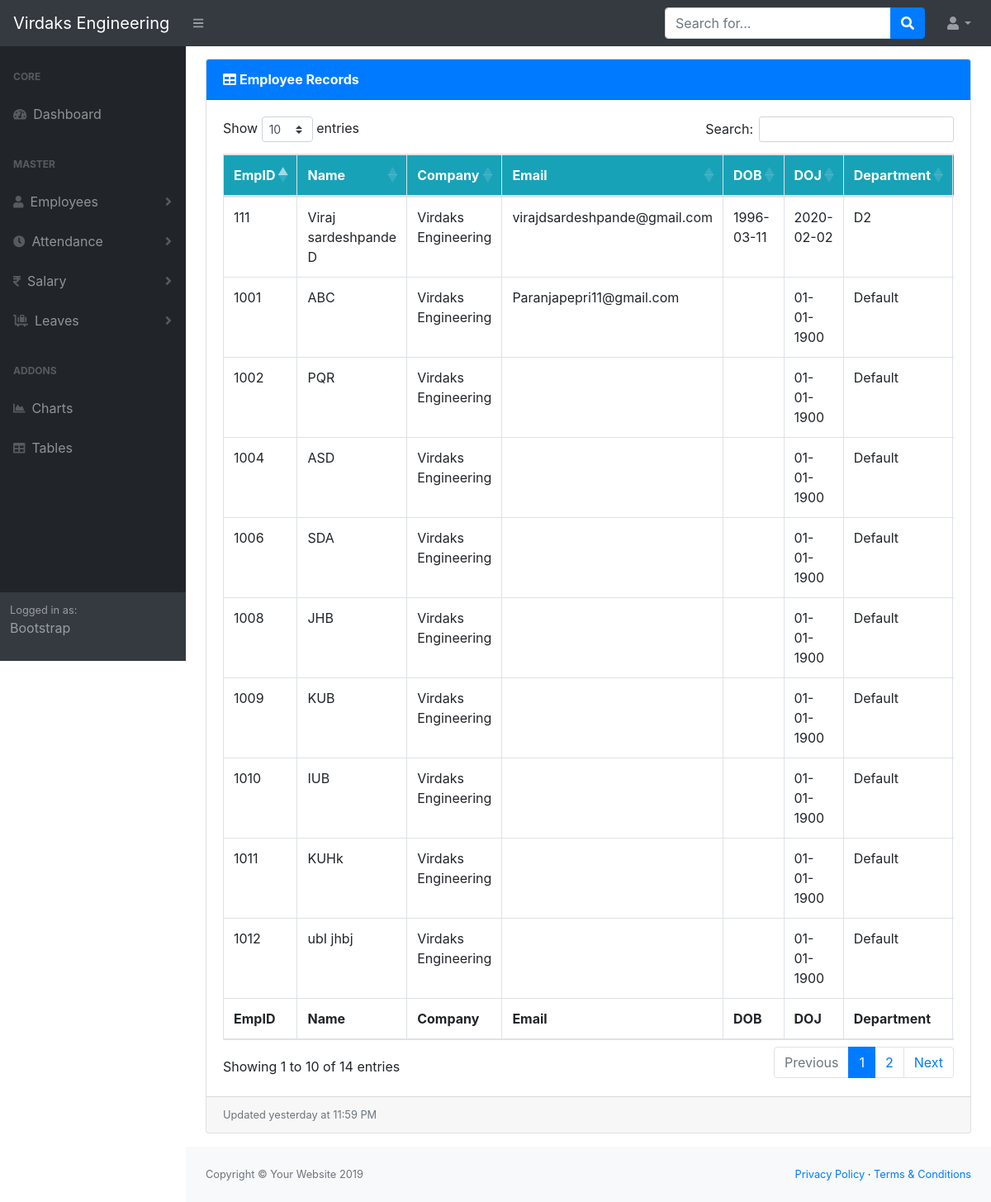
/dist/ViewEmployee.php, run on the app's committed database.
### tables this page shows
CREATE TABLE `employee` (
  `EmployeeCode` int(100) NOT NULL,
  `EmployeeName` varchar(100) DEFAULT NULL,
  `DeviceCode` varchar(100) NOT NULL,
  `Company` varchar(100) NOT NULL,
  `Department` varchar(100) NOT NULL,
  `Location` varchar(100) NOT NULL,
  `Designation` varchar(100) NOT NULL,
  `Grade` varchar(100) NOT NULL,
  `Team` varchar(100) NOT NULL,
  `Category` varchar(100) NOT NULL,
  `EmploymentType` varchar(100) NOT NULL,
  `Gender` varchar(20) NOT NULL,
  `DOJ` varchar(100) NOT NULL,
  `DOC` varchar(100) NOT NULL,
  `CardNumber` varchar(100) NOT NULL,
  `ShiftRoaster` varchar(100) NOT NULL,
  `Status` varchar(100) NOT NULL,
  `DOB` varchar(100) NOT NULL,
  `PL` int(100) NOT NULL,
  `SL` int(100) NOT NULL,
  `CL` int(100) NOT NULL,
  `OL` int(100) NOT NULL,
  `Email` varchar(100) NOT NULL
);

### dist/ViewEmployee.php (the view, shortened to what this page needs)
<!DOCTYPE html>
<html lang="en">
<head>
    <link href="css/styles.css" rel="stylesheet" />
    <link href="https://cdn.datatables.net/1.10.20/css/dataTables.bootstrap4.min.css" rel="stylesheet" />
</head>
<body class="sb-nav-fixed">
    <div id="layoutSidenav">
        <div id="layoutSidenav_content">
            <main>
                <div class="container-fluid">
                    <div class="card mb-3" style="margin-top: 15px;">
                        <div class="card-header bg-primary">
                            <i style="color: white;" class="fas fa-table mr-1"></i><b style="color: white;">Employee Records</b></div>
                        <div class="card-body">
                            <div class="table-responsive">
                                <table class="table table-bordered" id="dataTable" width="100%" cellspacing="0">
                                    <thead class="bg-info">
                                        <tr style="color: #ffffff">
                                            <th>EmpID</th>
                                            <th>Name</th>
                                            <th>Company</th>
                                            <th>Email</th>
                                            <th>DOB</th>
                                            <th>DOJ</th>
                                            <th>Department</th>
                                        </tr>
                                    </thead>
                                    <tfoot>
                                        <tr>
                                            <th>EmpID</th>
                                            <th>Name</th>
                                            <th>Company</th>
                                            <th>Email</th>
                                            <th>DOB</th>
                                            <th>DOJ</th>
                                            <th>Department</th>
                                        </tr>
                                    </tfoot>
                                    <tbody>
                                        <?php
                                        include("config.php");
                                        $result = mysqli_query($con, "SELECT * FROM employee");
                                        while ($row = mysqli_fetch_array($result)) {
                                            echo "<tr>";
                                            echo "<td>" . $row['EmployeeCode'] . "</td>";
                                            echo "<td>" . $row['EmployeeName'] . "</td>";
                                            echo "<td>" . $row['Company'] . "</td>";
                                            echo "<td>" . $row['Email'] . "</td>";
                                            echo "<td>" . $row['DOB'] . "</td>";
                                            echo "<td>" . $row['DOJ'] . "</td>";
                                            echo "<td>" . $row['Department'] . "</td>";
                                            echo "</tr>";
                                        }
                                        ?>
                                    </tbody>
                                </table>
                            </div>
                        </div>
                        <div class="card-footer small text-muted">Updated yesterday at 11:59 PM</div>
                    </div>
                </div>
            </main>
            <div id="footer"></div>
        </div>
    </div>
</body>
</html>

### data on the page
employee: EmployeeCode "111", EmployeeName "Viraj sardeshpande D", Company "Virdaks Engineering", Email "virajdsardeshpande@gmail.com", DOB "1996-03-11", DOJ "2020-02-02", Department "D2"
employee: EmployeeCode "1001", EmployeeName "ABC", Company "Virdaks Engineering", Email "Paranjapepri11@gmail.com", DOJ "01-01-1900", Department "Default"
employee: EmployeeCode "1002", EmployeeName "PQR", Company "Virdaks Engineering", DOJ "01-01-1900", Department "Default"
employee: EmployeeCode "1004", EmployeeName "ASD", Company "Virdaks Engineering", DOJ "01-01-1900", Department "Default"
employee: EmployeeCode "1006", EmployeeName "SDA", Company "Virdaks Engineering", DOJ "01-01-1900", Department "Default"
employee: EmployeeCode "1008", EmployeeName "JHB", Company "Virdaks Engineering", DOJ "01-01-1900", Department "Default"
employee: EmployeeCode "1009", EmployeeName "KUB", Company "Virdaks Engineering", DOJ "01-01-1900", Department "Default"
employee: EmployeeCode "1010", EmployeeName "IUB", Company "Virdaks Engineering", DOJ "01-01-1900", Department "Default"
employee: EmployeeCode "1011", EmployeeName "KUHk", Company "Virdaks Engineering", DOJ "01-01-1900", Department "Default"
employee: EmployeeCode "1012", EmployeeName "ubI jhbj", Company "Virdaks Engineering", DOJ "01-01-1900", Department "Default"
